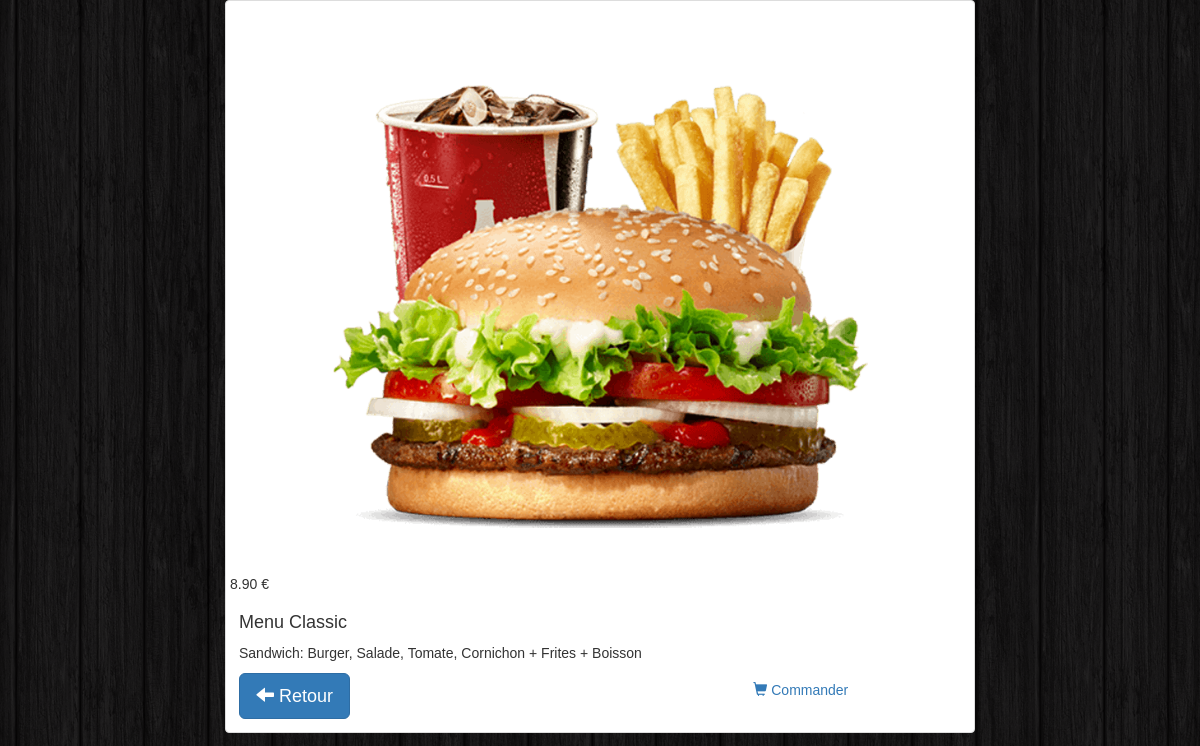
Page /view.php?id=1 on the committed database.
### tables this page shows
CREATE TABLE `items` (
  `id` int(11) NOT NULL,
  `name` varchar(100) NOT NULL,
  `description` varchar(255) NOT NULL,
  `price` float NOT NULL,
  `image` varchar(255) NOT NULL,
  `category` int(11) NOT NULL
);

### view.php (the view, shortened to what this page needs)
<?php
if(!empty($_GET['id'])){
    $id=checkInput($_GET['id']);
}
$db=Database::connect();
$statement=$db->prepare('select items.id, items.name,items.description,items.price,items.image,categories.name AS category
FROM  items left join categories on items.category = categories.id
where items.id=?');
$statement->execute(array($id));
$item = $statement->fetch();
function checkInput($data){
    $data = trim($data);
    $data = stripcslashes($data);
    $data = htmlspecialchars($data);
    return $data;
}
?>
<!DOCTYPE html>
<html>
    <head>
        <link rel="stylesheet" href="https://maxcdn.bootstrapcdn.com/bootstrap/3.3.6/css/bootstrap.min.css">
        <link rel="stylesheet" href="css/style.css">
    </head>
<body>
<div class="container">
    <div class="row">
        <div class="col-sm-8 col-md-offset-2 site">
                                <div class="thumbnail">
                                    <img src="<?php echo'./images/'.$item['image'];?>" alt="...">
                                    <div class="price"><?php echo number_format((float)$item['price'],2,'.','') . ' €'; ?></div>
                                    <div class="caption">
                                        <h4><?php echo''.$item['name']; ?></h4>
                                        <p><?php echo''.$item['description']; ?></p>
                                        <?php echo'<div class="row">
                                <div class="col-sm-8">
                                    <a class="btn btn-primary btn-lg" href="index.php"><span class="glyphicon glyphicon-arrow-left"></span> Retour</a>
                                  </div>
                                <div class="col-sm-4">
                                    <a href="#" class="btn btn-order" role="button"><span class="glyphicon glyphicon-shopping-cart"></span> Commander</a>
                                </div>
                          </div>'; ?>
                                    </div>
                                </div>
                            </div>
    </div>
</body>
</html>

### css/style.css (style rules this page uses)
body { background: url(../images/bg.png); }
.site { font-family: 'Holtwood One SC', sans-serif; }

### rows in the picture
items: image (picture), price "8.90", name "Menu Classic", description "Sandwich: Burger, Salade, Tomate, Cornichon + Frites + Boisson"
